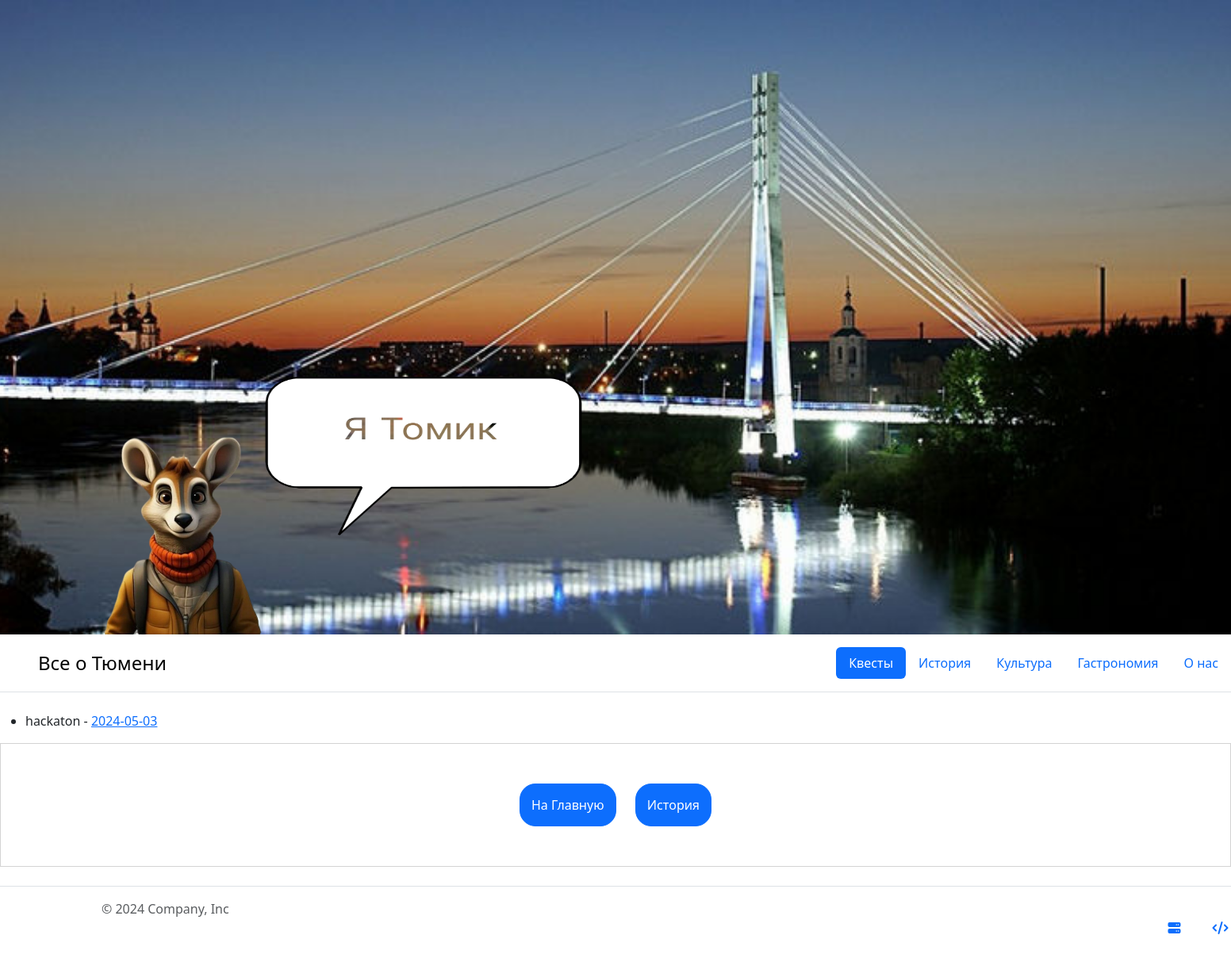
/quests, run on an earlier commit of the app's database.
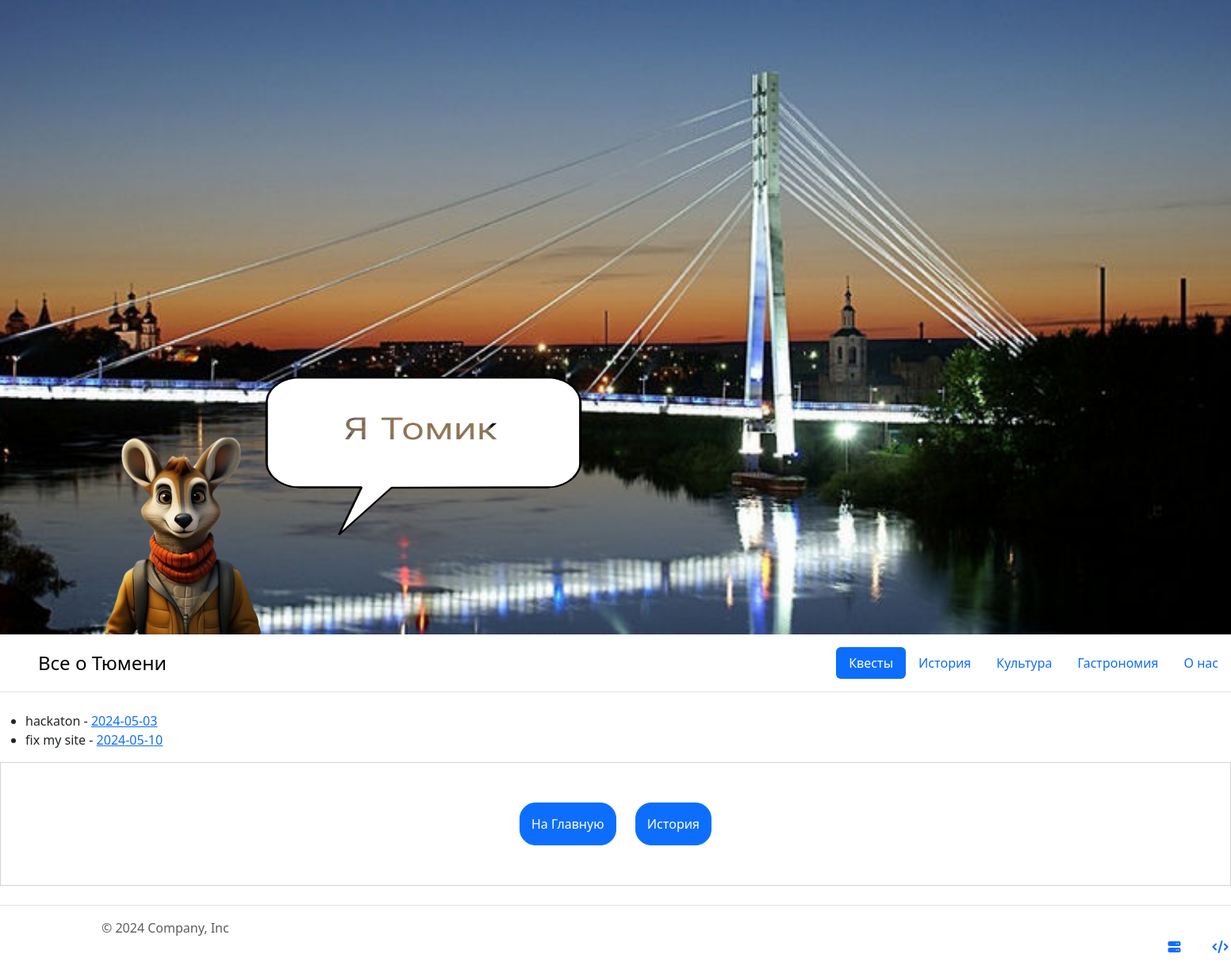
And on a later commit of the database.
### models/quests.py (models this page shows)
class Quests(db.Model):
    __tablename__ = 'quests'
    id = db.Column(db.Integer, primary_key=True)
    name = db.Column(db.String(50))
    date = db.Column(db.String(50))
    text = db.Column(db.String(1000))

### app.py (the view)
@app.route('/quests')
def quests_list():
    quests = db.session.query(Quests).all()
    return render_template('quests_list.html', quests=quests)

### templates/quests_list.html (shortened to what this page needs)
<!DOCTYPE html>
<html>
<head>
  <link rel="stylesheet" type="text/css" href="../static/css/style.css">
  <link href="https://cdn.jsdelivr.net/npm/bootstrap@5.3.3/dist/css/bootstrap.min.css" rel="stylesheet">
</head>
<body>
<div class="above_header">
    <img class="tum" src="../static/img/tumic.png">
    <img class="replic" src="../static/img/Subtract.png">
</div>
<header class="d-flex flex-wrap justify-content-center py-3 mb-4 border-bottom">
        <a href="/" class="d-flex align-items-center mb-3 mb-md-0 me-md-auto link-body-emphasis text-decoration-none">
          <svg class="bi me-2" width="40" height="32"><use xlink:href="#bootstrap"></use></svg>
          <span class="fs-4">Все о Тюмени</span>
        </a>
        <ul class="nav nav-pills">
          <li class="nav-item"><a href="/quests" class="nav-link active" aria-current="page">Квесты</a></li>
          <li class="nav-item"><a href="/history" class="nav-link">История</a></li>
          <li class="nav-item"><a href="/culture" class="nav-link">Культура</a></li>
          <li class="nav-item"><a href="/gastronomy" class="nav-link">Гастрономия</a></li>
          <li class="nav-item"><a href="/about" class="nav-link">О нас</a></li>
        </ul>
</header>
<ul>
{% for quest in quests %}
    <li>{{ quest.name }} - <a href="/quests/get/{{ quest.id }}">{{ quest.date }}</a></li>
{% endfor %}
</ul>
<section class="share">
<a href="/home">На Главную</a>
<a href="/history">История</a>
</section>
<footer class="d-flex flex-wrap justify-content-between align-items-center py-3 my-4 border-top">
    <div class="container">
      <div class="col-md-4 d-flex align-items-center">
        <span class="mb-3 mb-md-0 text-body-secondary">© 2024 Company, Inc</span>
      </div>
      <div class="icons-footer">
      <ul class="nav col-md-4 justify-content-end list-unstyled d-flex">
        <div class="ico"><li class="ms-3"><a href="http://t.me/guljash1000_7" target="_blank"><i class="fa-solid fa-server"></i></a><svg class="bi" width="24" height="24"></svg></li></div>
        <div class="ico"><li class="ms-3"><a href="http://t.me/Yarilo1905" target="_blank"><i class="fa-solid fa-code"></i></a><svg class="bi" width="24" height="24"></svg></li></div>
      </ul>
    </div>
    </div>
</footer>
</body>
</html>

### static/css/style.css (style rules this page uses)
body { background-color: white; font-family: Raleway, sans-serif; }
.share { border: 1px solid lightgray; padding: 40px 0; text-align: center; width: 100%; }
.share a { background-color: #0d6efd; border: 1px solid #0d6efd; border-radius: 20px; color: white; display: inline-block; margin: 10px; padding: 14px; text-decoration: none; display: inline-block; margin: 10px; padding: 14px; text-decoration: none; }
.icons-footer { width: 1500px; height: 10px; display: flex; justify-content: flex-end; }
.ico { display: inline-block; }
svg { vertical-align: middle }
.above_header { background-image: url(../img/most.jpg); height: 800px; width: 100%; background-position: bottom center; background-size: cover; }
.above_header .tum { margin-top: 550px; margin-left: 130px; width: 200px; height: 250px; }
.above_header .replic { margin-top: 350px; width: 400px; height: 200px; z-index: 1; }

What changed in the data, as far as the page shows it:
added Quests: name "fix my site", date "2024-05-10"
